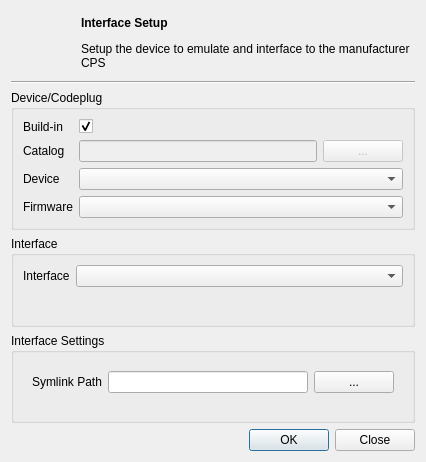
<?xml version="1.0" encoding="UTF-8"?>
<ui version="4.0">
 <class>SetupDialog</class>
 <widget class="QDialog" name="SetupDialog">
  <property name="geometry">
   <rect>
    <x>0</x>
    <y>0</y>
    <width>426</width>
    <height>462</height>
   </rect>
  </property>
  <property name="windowTitle">
   <string>Device and Interface setup</string>
  </property>
  <property name="modal">
   <bool>true</bool>
  </property>
  <layout class="QVBoxLayout" name="verticalLayout_2">
   <item>
    <layout class="QHBoxLayout" name="horizontalLayout_3">
     <item>
      <widget class="QLabel" name="iconLabel">
       <property name="sizePolicy">
        <sizepolicy hsizetype="Minimum" vsizetype="Minimum">
         <horstretch>0</horstretch>
         <verstretch>0</verstretch>
        </sizepolicy>
       </property>
       <property name="minimumSize">
        <size>
         <width>64</width>
         <height>64</height>
        </size>
       </property>
      </widget>
     </item>
     <item>
      <widget class="QLabel" name="label">
       <property name="sizePolicy">
        <sizepolicy hsizetype="MinimumExpanding" vsizetype="Preferred">
         <horstretch>0</horstretch>
         <verstretch>0</verstretch>
        </sizepolicy>
       </property>
       <property name="text">
        <string notr="true">&lt;h4&gt;Interface Setup&lt;/h4&gt;
&lt;p&gt;Setup the device to emulate and interface to the manufacturer CPS&lt;/p&gt;</string>
       </property>
       <property name="wordWrap">
        <bool>true</bool>
       </property>
      </widget>
     </item>
    </layout>
   </item>
   <item>
    <widget class="Line" name="line">
     <property name="orientation">
      <enum>Qt::Horizontal</enum>
     </property>
    </widget>
   </item>
   <item>
    <widget class="QGroupBox" name="groupBox_3">
     <property name="title">
      <string>Device/Codeplug</string>
     </property>
     <layout class="QFormLayout" name="formLayout_4">
      <item row="0" column="0">
       <widget class="QLabel" name="label_4">
        <property name="text">
         <string>Build-in</string>
        </property>
       </widget>
      </item>
      <item row="0" column="1">
       <widget class="QCheckBox" name="useBuildin">
        <property name="text">
         <string/>
        </property>
        <property name="checked">
         <bool>true</bool>
        </property>
       </widget>
      </item>
      <item row="1" column="0">
       <widget class="QLabel" name="label_5">
        <property name="text">
         <string>Catalog</string>
        </property>
       </widget>
      </item>
      <item row="1" column="1">
       <layout class="QHBoxLayout" name="horizontalLayout_2">
        <item>
         <widget class="QLineEdit" name="catalogFile">
          <property name="enabled">
           <bool>false</bool>
          </property>
         </widget>
        </item>
        <item>
         <widget class="QPushButton" name="selectCatalogFile">
          <property name="enabled">
           <bool>false</bool>
          </property>
          <property name="text">
           <string>...</string>
          </property>
         </widget>
        </item>
       </layout>
      </item>
      <item row="2" column="1">
       <widget class="QComboBox" name="deviceSelection">
        <property name="toolTip">
         <string>Select a device to emulate.</string>
        </property>
        <property name="whatsThis">
         <string>Selects the device to emulate and also selects the codeplug annotation pattern, if present.</string>
        </property>
       </widget>
      </item>
      <item row="2" column="0">
       <widget class="QLabel" name="deviceLabel">
        <property name="text">
         <string>Device</string>
        </property>
       </widget>
      </item>
      <item row="3" column="1">
       <widget class="QComboBox" name="firmwareSelection"/>
      </item>
      <item row="3" column="0">
       <widget class="QLabel" name="label_6">
        <property name="text">
         <string>Firmware</string>
        </property>
       </widget>
      </item>
     </layout>
    </widget>
   </item>
   <item>
    <widget class="QGroupBox" name="groupBox">
     <property name="sizePolicy">
      <sizepolicy hsizetype="Preferred" vsizetype="MinimumExpanding">
       <horstretch>0</horstretch>
       <verstretch>0</verstretch>
      </sizepolicy>
     </property>
     <property name="title">
      <string>Interface</string>
     </property>
     <layout class="QFormLayout" name="formLayout">
      <item row="1" column="0">
       <widget class="QLabel" name="interfaceLabel">
        <property name="text">
         <string>Interface</string>
        </property>
       </widget>
      </item>
      <item row="1" column="1">
       <widget class="QComboBox" name="interfaceSelection">
        <property name="toolTip">
         <string>Select, how the CPS talks to the device emulation.</string>
        </property>
        <property name="whatsThis">
         <string>&lt;html&gt;&lt;head/&gt;&lt;body&gt;&lt;p&gt;This specifies how the CPS will talk to the device emulation. There are two options: &lt;/p&gt;&lt;p&gt;&lt;span style=&quot; font-weight:600;&quot;&gt;Pseudo terminal&lt;/span&gt; (Linux only)&lt;/p&gt;&lt;p&gt;&lt;span style=&quot; font-weight:600;&quot;&gt;Serial port&lt;/span&gt; (all platforms)&lt;/p&gt;&lt;/body&gt;&lt;/html&gt;</string>
        </property>
       </widget>
      </item>
     </layout>
    </widget>
   </item>
   <item>
    <widget class="QGroupBox" name="groupBox_2">
     <property name="title">
      <string>Interface Settings</string>
     </property>
     <layout class="QVBoxLayout" name="verticalLayout_3">
      <item>
       <widget class="QStackedWidget" name="interfaceSettings">
        <property name="currentIndex">
         <number>0</number>
        </property>
        <widget class="QWidget" name="ptySettings">
         <layout class="QFormLayout" name="formLayout_3">
          <item row="0" column="0">
           <widget class="QLabel" name="label_3">
            <property name="text">
             <string>Symlink Path</string>
            </property>
           </widget>
          </item>
          <item row="0" column="1">
           <layout class="QHBoxLayout" name="horizontalLayout">
            <item>
             <widget class="QLineEdit" name="symlinkPath"/>
            </item>
            <item>
             <widget class="QPushButton" name="selectSymLinkPath">
              <property name="text">
               <string notr="true">...</string>
              </property>
              <property name="autoDefault">
               <bool>true</bool>
              </property>
              <property name="default">
               <bool>false</bool>
              </property>
             </widget>
            </item>
           </layout>
          </item>
         </layout>
        </widget>
        <widget class="QWidget" name="serialPortSettings">
         <layout class="QFormLayout" name="formLayout_2">
          <item row="0" column="0">
           <widget class="QLabel" name="label_2">
            <property name="text">
             <string>Port</string>
            </property>
           </widget>
          </item>
          <item row="0" column="1">
           <widget class="QComboBox" name="portSelection"/>
          </item>
         </layout>
        </widget>
        <widget class="QWidget" name="notAvailable">
         <layout class="QVBoxLayout" name="verticalLayout_4">
          <item>
           <widget class="QLabel" name="notAvailableLabel">
            <property name="text">
             <string>This interface is not available on this operating system.</string>
            </property>
            <property name="wordWrap">
             <bool>true</bool>
            </property>
           </widget>
          </item>
         </layout>
        </widget>
       </widget>
      </item>
     </layout>
    </widget>
   </item>
   <item>
    <widget class="QDialogButtonBox" name="buttonBox">
     <property name="orientation">
      <enum>Qt::Horizontal</enum>
     </property>
     <property name="standardButtons">
      <set>QDialogButtonBox::Close|QDialogButtonBox::Ok</set>
     </property>
    </widget>
   </item>
  </layout>
 </widget>
 <resources/>
 <connections>
  <connection>
   <sender>buttonBox</sender>
   <signal>accepted()</signal>
   <receiver>SetupDialog</receiver>
   <slot>accept()</slot>
   <hints>
    <hint type="sourcelabel">
     <x>248</x>
     <y>254</y>
    </hint>
    <hint type="destinationlabel">
     <x>157</x>
     <y>274</y>
    </hint>
   </hints>
  </connection>
  <connection>
   <sender>buttonBox</sender>
   <signal>rejected()</signal>
   <receiver>SetupDialog</receiver>
   <slot>reject()</slot>
   <hints>
    <hint type="sourcelabel">
     <x>316</x>
     <y>260</y>
    </hint>
    <hint type="destinationlabel">
     <x>286</x>
     <y>274</y>
    </hint>
   </hints>
  </connection>
 </connections>
</ui>
